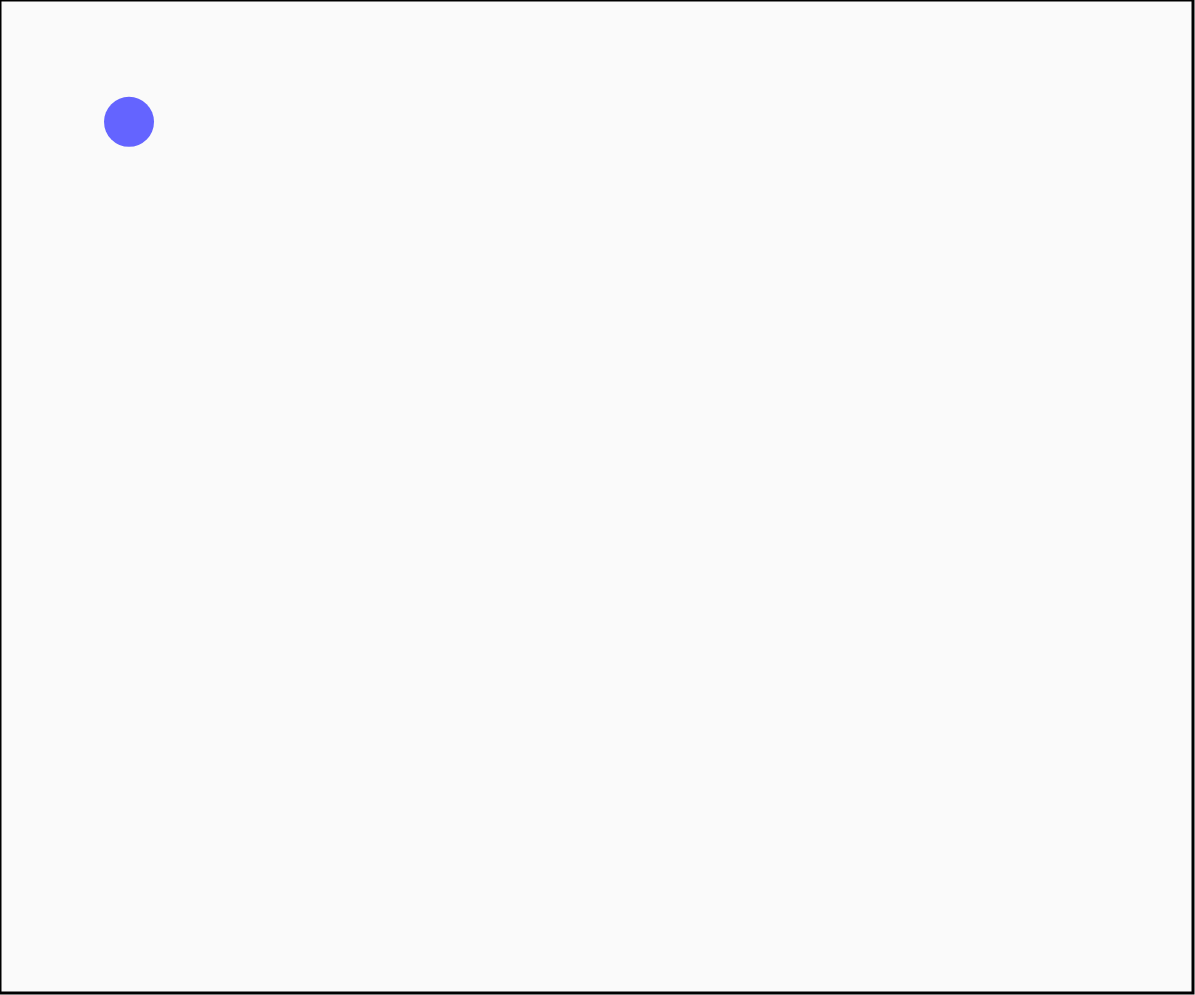
Frame 1 (no input)
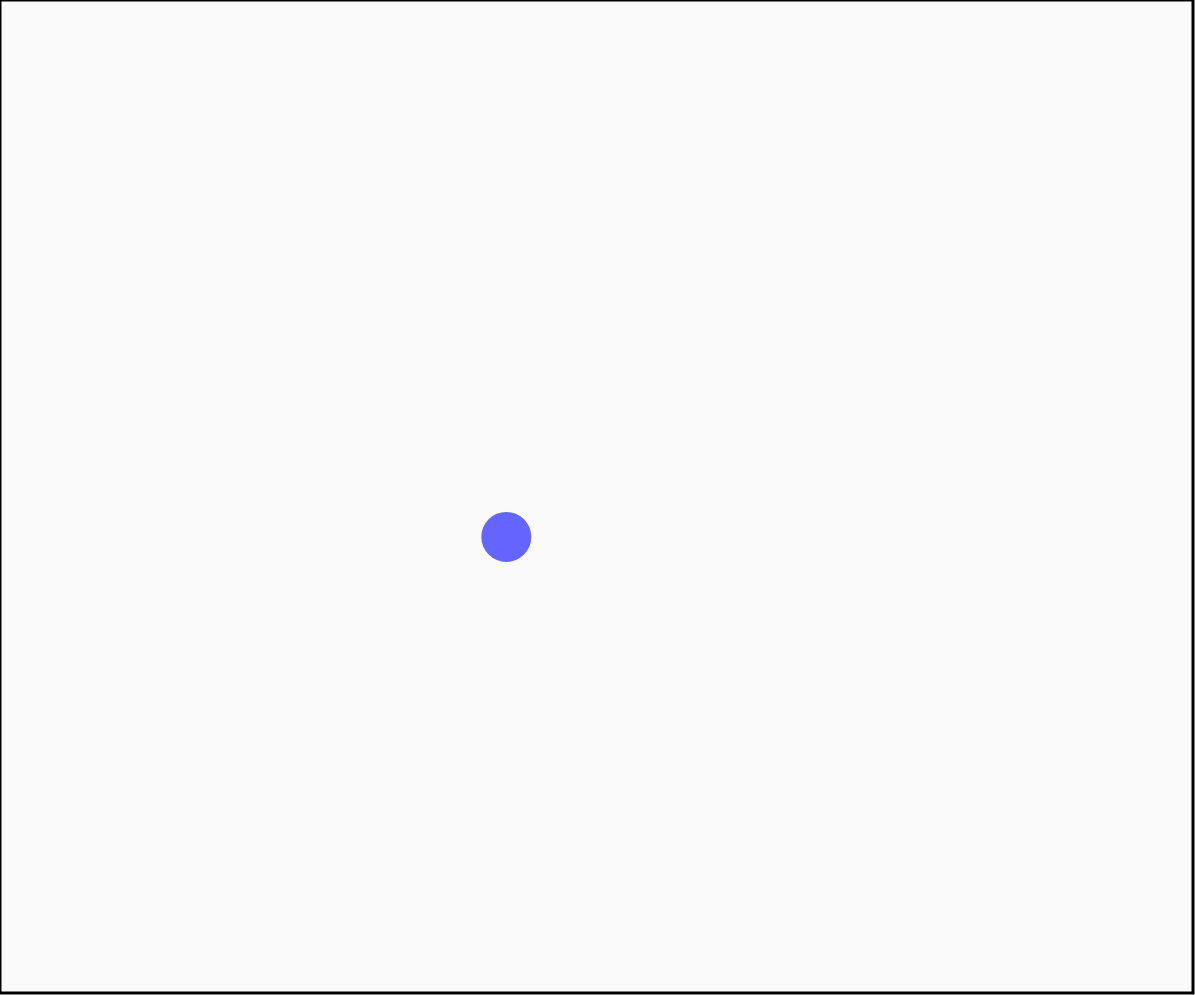
Frame 60 (no input)
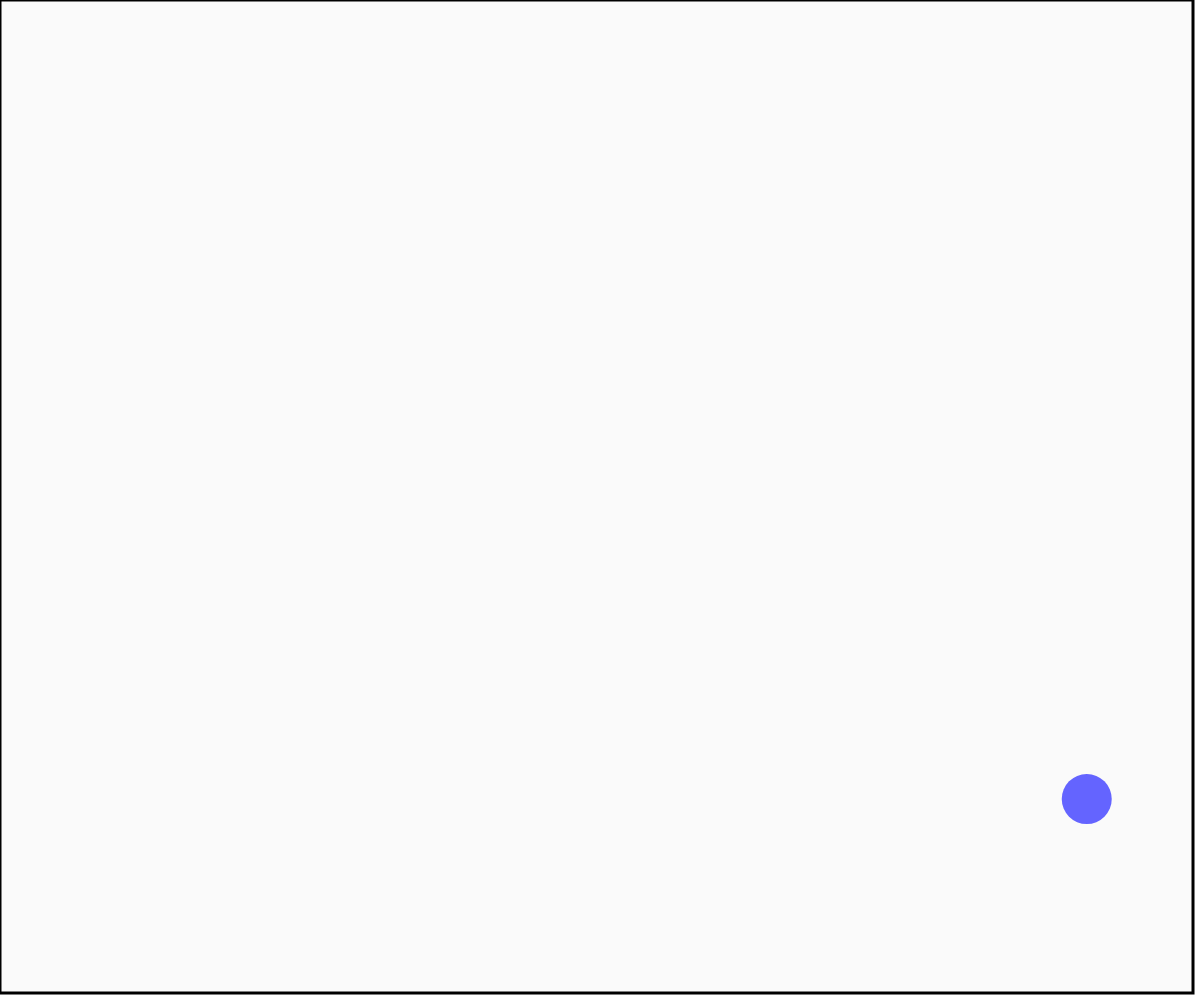
Frame 120 (the mouse pressed at the canvas centre since frame 60)

The p5.js sketch that drew these frames (run headless with seeded random() and noise() and a simulated clock; from frame 60 on, the mouse is pressed at the canvas centre):

// p5.js sketch
// ── sketch.js
var ball;

function setup() {
    createCanvas(window.innerWidth-5, window.innerHeight-5);
    ball = new Ball();
}

function draw() {
    background(250);
    fill(100,100,255);
    noStroke();
    ball.display();
    noFill();
    stroke(0);
    strokeWeight(3);
    rect(0,0,width-2, height-2);
}
// ── Ball.js
function Ball() {
    this.radius = 25;
    this.x = 100;
    this.y = 100;
    this.velx = random(1,3)*width/100;
    this.vely = random(1,5)*width/100;
    
    this.display = function(){
        if(this.x > width - this.radius || this.x < this.radius){
            this.velx = -this.velx;
        }
        if(this.y > height - this.radius || this.y < this.radius){
            this.vely = -this.vely;
        }
        this.x += this.velx;
        this.y += this.vely;
        ellipse(this.x,this.y,this.radius*2,this.radius*2);
    }
}
